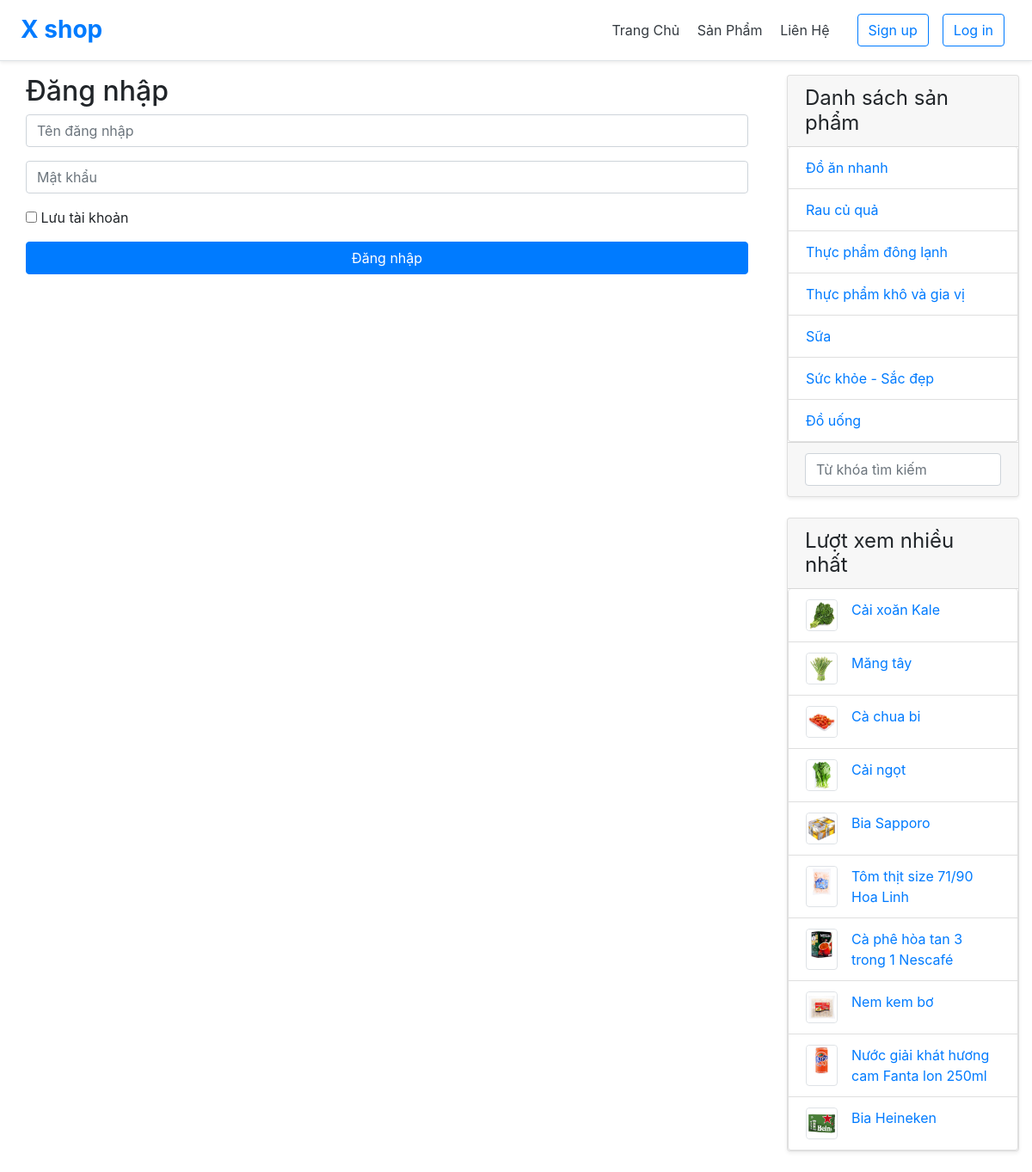
The app's page /view?logIn with its own data.
### tables this page shows
CREATE TABLE `hang_hoa` (
  `ma_hh` int(11) NOT NULL,
  `ten_hh` varchar(60) NOT NULL,
  `don_gia` float NOT NULL,
  `giam_gia` float NOT NULL,
  `hinh` varchar(50) NOT NULL,
  `ma_loai` int(11) NOT NULL,
  `so_luot_xem` int(11) NOT NULL,
  `ngay_nhap` date NOT NULL,
  `mo_ta` varchar(200) NOT NULL
);

### view/index.php (called while the page is built, shortened)
<?php
    require '../dao/functionTitle.php';
    require '../dao/functionProduct.php';
    include "layout.php";
?>

### dao/functionProduct.php (called while the page is built, shortened)
<?php
    require_once 'database.php';
    function selectTop10()
    {
        global $conn;
        $select = "SELECT * FROM hang_hoa ORDER BY so_luot_xem DESC LIMIT 10";
        return $conn->query($select);
    }

### view/top10.php (the view)
<?php
    $products = selectTop10();
?>
<div class="card mb-4 shadow-sm">
    <div class="card-header">
        <h4 class="my-0 font-weight-normal">Lượt xem nhiều nhất</h4>
    </div>
    <div class="list-group" id="displayList">
        <?php foreach($products as $product): ?>
            <div class="list-group-item d-flex">
                <div class="border rounded">
                    <img src="../img/<?=$product['hinh']?>" alt="" class="rounded" width="35px" height="35px">
                </div>
                <a href="index.php?view-product&ma_hh=<?=$product['ma_hh']?>" class="ml-3"><?=$product['ten_hh']?></a>
            </div>
        <?php endforeach ?>
    </div>
</div>

### view/layout.php (style rules this page uses)
.list-group-item { text-decoration: none !important; }
#displayList { min-height: 200px; }

### records on screen
hang_hoa: hinh (picture), ten_hh "Cải xoăn Kale"
hang_hoa: hinh (picture), ten_hh "Măng tây"
hang_hoa: hinh (picture), ten_hh "Cà chua bi"
hang_hoa: hinh (picture), ten_hh "Cải ngọt"
hang_hoa: hinh (picture), ten_hh "Bia Sapporo"
hang_hoa: hinh (picture), ten_hh "Tôm thịt size 71/90 Hoa Linh"
hang_hoa: hinh (picture), ten_hh "Cà phê hòa tan 3 trong 1 Nescafé"
hang_hoa: hinh (picture), ten_hh "Nem kem bơ"
hang_hoa: hinh (picture), ten_hh "Nước giải khát hương cam Fanta lon 250ml"
hang_hoa: hinh (picture), ten_hh "Bia Heineken"
